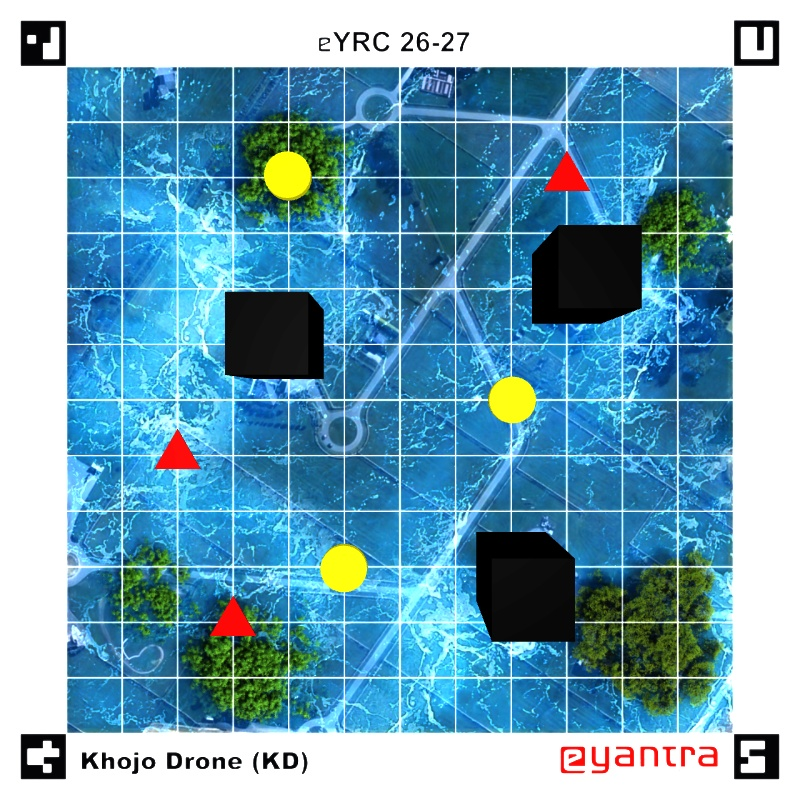
#> input picture swift_pico/scripts/image_1.jpg, 800 x 800 px
$ python task1a.py --image image_1.jpg
#> lines starting #> are read from the running program, lines starting #| are printed output that depends on the picture; after the words box and inside, x2 and y2 are one past the last pixel; in counts of white or black regions, pixels touching at a corner belong together
#!/usr/bin/env python3
"""
Task 1A – Khojo Drone Survivor Detection Pipeline
=================================================
Pipeline:
  1. Detect ArUco corner markers (IDs 80, 85, 90, 95)
  2. Perspective-transform the arena to 900×900 px
  3. Build a 12×12 grid coordinate system
  4. Name every intersection  A1–K11
  5. Detect red (critical) and yellow (stable) survivors
  6. Reduce each survivor blob to its centroid
  7. Assign nearest grid intersection → write results file
"""

import argparse
import os
import sys

import cv2
import numpy as np


# ──────────────────────────────────────────────────────────────────────────────
# Constants
# ──────────────────────────────────────────────────────────────────────────────

REQUIRED_IDS   = {80, 85, 90, 95}
CANVAS_SIZE    = 900          # output canvas is CANVAS_SIZE × CANVAS_SIZE px
GRID_DIVISIONS = 12           # 12×12 cells  →  11×11 interior intersections
NUM_LINES      = GRID_DIVISIONS - 1   # 11 interior lines per axis
COLS           = list("ABCDEFGHIJK")  # A … K  (11 columns)
ROWS           = list(range(1, 12))   # 1 … 11 (11 rows)

# ArUco marker → which of its four corners is the *inner* (field) corner
# Corner order per marker: [TL, TR, BR, BL]  (OpenCV convention)
#
#   ID 80  → top-left  marker  → inner corner = BR (index 2)
#   ID 85  → top-right marker  → inner corner = BL (index 3)
#   ID 90  → bottom-right      → inner corner = TL (index 0)
#   ID 95  → bottom-left       → inner corner = TR (index 1)
#
MARKER_INNER_CORNER = {
    80: 2,   # BR
    85: 3,   # BL
    90: 0,   # TL
    95: 1,   # TR
}

# Destination corners on the 900×900 canvas (same order as above: TL,TR,BR,BL)
DEST_CORNERS = {
    80: np.array([0,             0],            dtype=np.float32),  # TL
    85: np.array([CANVAS_SIZE,   0],            dtype=np.float32),  # TR
    90: np.array([CANVAS_SIZE,   CANVAS_SIZE],  dtype=np.float32),  # BR
    95: np.array([0,             CANVAS_SIZE],  dtype=np.float32),  # BL
}


# ──────────────────────────────────────────────────────────────────────────────
# Step 1 – ArUco detection
# ──────────────────────────────────────────────────────────────────────────────

def detect_aruco(image):
    """Return {id: corners_array(4×2)} for markers found in *image*.

    Uses the OpenCV 5 ArucoDetector API (getPredefinedDictionary +
    DetectorParameters + ArucoDetector).
    """
    aruco_dict   = cv2.aruco.getPredefinedDictionary(cv2.aruco.DICT_4X4_250)
    params       = cv2.aruco.DetectorParameters()
    detector     = cv2.aruco.ArucoDetector(aruco_dict, params)

    corners, ids, _ = detector.detectMarkers(image)

    if ids is None:
        return {}

    detected = {}
    for marker_corners, marker_id in zip(corners, ids.flatten()):
        # corners shape: (1, 4, 2) → squeeze to (4, 2)
        detected[int(marker_id)] = marker_corners.reshape(4, 2)

    return detected


# ──────────────────────────────────────────────────────────────────────────────
# Step 2 – Perspective transform
# ──────────────────────────────────────────────────────────────────────────────

def perspective_transform(image, marker_map):
    """Warp the arena to a CANVAS_SIZE × CANVAS_SIZE top-down view."""
    src_pts  = []
    dst_pts  = []

    for mid in sorted(REQUIRED_IDS):          # consistent ordering
        corners      = marker_map[mid]        # shape (4, 2)
        inner_idx    = MARKER_INNER_CORNER[mid]
        src_pts.append(corners[inner_idx])
        dst_pts.append(DEST_CORNERS[mid])

    src = np.array(src_pts, dtype=np.float32)
    dst = np.array(dst_pts, dtype=np.float32)

    M       = cv2.getPerspectiveTransform(src, dst)
    warped  = cv2.warpPerspective(image, M,
                                  (CANVAS_SIZE, CANVAS_SIZE),
                                  flags=cv2.INTER_LINEAR)
    return warped


# ──────────────────────────────────────────────────────────────────────────────
# Step 3 & 4 – Grid coordinate system + intersection names
# ──────────────────────────────────────────────────────────────────────────────

def build_grid():
    """Return pixel coordinates and names for all 11×11 intersections.

    Grid is exactly CANVAS_SIZE / GRID_DIVISIONS per cell.
    Intersections sit at multiples of cell_size: 1×cell … 11×cell.

    Returns
    -------
    grid_pts  : np.ndarray shape (11, 11, 2) – pixel (x, y) per intersection
    names     : list of list of str          – names[row][col]  e.g. "C2"
    cell_size : float
    """
    cell = CANVAS_SIZE / GRID_DIVISIONS       # 75.0 px for 900/12

    # xs and ys for the 11 interior lines
    xs = np.array([(c + 1) * cell for c in range(NUM_LINES)], dtype=np.float32)
    ys = np.array([(r + 1) * cell for r in range(NUM_LINES)], dtype=np.float32)

    # grid_pts[row, col] = (x, y)
    grid_pts = np.zeros((NUM_LINES, NUM_LINES, 2), dtype=np.float32)
    for r in range(NUM_LINES):
        for c in range(NUM_LINES):
            grid_pts[r, c] = (xs[c], ys[r])

    # names[row][col] = e.g. "C2"
    names = []
    for r in range(NUM_LINES):
        row_names = []
        for c in range(NUM_LINES):
            row_names.append(f"{COLS[c]}{ROWS[r]}")
        names.append(row_names)

    return grid_pts, names, cell


def draw_grid(canvas, cell_size):
    """Draw the 11 interior grid lines on *canvas* in bright green."""
    out = canvas.copy()
    for i in range(1, GRID_DIVISIONS):
        pos = int(round(i * cell_size))
        cv2.line(out, (pos, 0),           (pos, CANVAS_SIZE), (0, 255, 0), 1)
        cv2.line(out, (0,   pos),         (CANVAS_SIZE, pos), (0, 255, 0), 1)
    return out


# ──────────────────────────────────────────────────────────────────────────────
# Step 5 – Survivor detection
# ──────────────────────────────────────────────────────────────────────────────

def _largest_contours(mask, min_area=150):
    """Return contours from *mask* whose area ≥ min_area."""
    cnts, _ = cv2.findContours(mask, cv2.RETR_EXTERNAL, cv2.CHAIN_APPROX_SIMPLE)
    return [c for c in cnts if cv2.contourArea(c) >= min_area]


def detect_survivors(warped):
    """Return (critical_contours, stable_contours) in HSV colour space.

    Critical  = red triangles   (hue ≈ 0 / 180 in HSV)
    Stable    = yellow circles  (hue ≈ 25–35)

    We work in HSV for robust colour isolation.
    """
    hsv = cv2.cvtColor(warped, cv2.COLOR_BGR2HSV)

    # ── Red: two HSV ranges (hue wraps around 0/180) ──────────────────────
    red_lo1 = np.array([0,   120,  80], dtype=np.uint8)
    red_hi1 = np.array([8,   255, 255], dtype=np.uint8)
    red_lo2 = np.array([172, 120,  80], dtype=np.uint8)
    red_hi2 = np.array([180, 255, 255], dtype=np.uint8)
    mask_red = cv2.bitwise_or(
        cv2.inRange(hsv, red_lo1, red_hi1),
        cv2.inRange(hsv, red_lo2, red_hi2),
    )

    # ── Yellow: single HSV range ───────────────────────────────────────────
    yel_lo = np.array([20,  120,  80], dtype=np.uint8)
    yel_hi = np.array([38,  255, 255], dtype=np.uint8)
    mask_yel = cv2.inRange(hsv, yel_lo, yel_hi)

    # Morphological clean-up: close small gaps, remove tiny specks
    kernel = cv2.getStructuringElement(cv2.MORPH_ELLIPSE, (7, 7))
    mask_red = cv2.morphologyEx(mask_red, cv2.MORPH_CLOSE, kernel)
    mask_red = cv2.morphologyEx(mask_red, cv2.MORPH_OPEN,  kernel)
    mask_yel = cv2.morphologyEx(mask_yel, cv2.MORPH_CLOSE, kernel)
    mask_yel = cv2.morphologyEx(mask_yel, cv2.MORPH_OPEN,  kernel)

    critical_cnts = _largest_contours(mask_red)
    stable_cnts   = _largest_contours(mask_yel)

    return critical_cnts, stable_cnts


# ──────────────────────────────────────────────────────────────────────────────
# Step 6 – Reduce contour → centroid
# ──────────────────────────────────────────────────────────────────────────────

def centroid(contour):
    """Return (x, y) centroid for a contour; falls back to bounding-box centre
    if the moment area is zero."""
    M = cv2.moments(contour)
    if M["m00"] != 0:
        cx = M["m10"] / M["m00"]
        cy = M["m01"] / M["m00"]
    else:
        x, y, w, h = cv2.boundingRect(contour)
        cx, cy = x + w / 2, y + h / 2
    return float(cx), float(cy)


# ──────────────────────────────────────────────────────────────────────────────
# Step 7 – Nearest intersection
# ──────────────────────────────────────────────────────────────────────────────

def nearest_intersection(cx, cy, grid_pts, names):
    """Return the name of the intersection closest to (cx, cy)."""
    best_name = None
    best_dist = float("inf")
    for r in range(NUM_LINES):
        for c in range(NUM_LINES):
            gx, gy = grid_pts[r, c]
            dist = (cx - gx) ** 2 + (cy - gy) ** 2
            if dist < best_dist:
                best_dist = dist
                best_name = names[r][c]
    return best_name


# ──────────────────────────────────────────────────────────────────────────────
# Debug / visualisation helpers
# ──────────────────────────────────────────────────────────────────────────────

def save_debug_composite(warped, grid_pts, names, cell_size,
                          critical_cnts, stable_cnts,
                          critical_labels, stable_labels,
                          out_path):
    """Save one composite debug image with grid, contours, centres, labels."""
    vis = draw_grid(warped, cell_size)

    # Draw survivor contours
    cv2.drawContours(vis, critical_cnts, -1, (0, 0, 255),  2)
    cv2.drawContours(vis, stable_cnts,   -1, (0, 255, 255), 2)

    # Draw centroids and labels for critical survivors
    for cnt, label in zip(critical_cnts, critical_labels):
        cx, cy = centroid(cnt)
        cv2.circle(vis, (int(cx), int(cy)), 5, (0, 0, 255), -1)
        cv2.putText(vis, label, (int(cx) + 6, int(cy) - 6),
                    cv2.FONT_HERSHEY_SIMPLEX, 0.55, (0, 0, 255), 2)

    # Draw centroids and labels for stable survivors
    for cnt, label in zip(stable_cnts, stable_labels):
        cx, cy = centroid(cnt)
        cv2.circle(vis, (int(cx), int(cy)), 5, (0, 255, 255), -1)
        cv2.putText(vis, label, (int(cx) + 6, int(cy) - 6),
                    cv2.FONT_HERSHEY_SIMPLEX, 0.55, (0, 255, 255), 2)

    # Label all intersection names (small, white)
    for r in range(NUM_LINES):
        for c in range(NUM_LINES):
            gx, gy = grid_pts[r, c]
            cv2.putText(vis, names[r][c],
                        (int(gx) - 10, int(gy) + 4),
                        cv2.FONT_HERSHEY_SIMPLEX, 0.22, (255, 255, 255), 1)

    cv2.imwrite(out_path, vis)
    print(f"[debug] composite image saved → {out_path}")


# ──────────────────────────────────────────────────────────────────────────────
# Main
# ──────────────────────────────────────────────────────────────────────────────

def main():
    parser = argparse.ArgumentParser(
        description="Khojo-Drone Task 1A – survivor detection pipeline"
    )
    parser.add_argument("--image", required=True,
                        help="Path to the arena photograph (e.g. image_1.jpg)")
    args = parser.parse_args()

    image_path = args.image

    # ── Load image ────────────────────────────────────────────────────────────
    image = cv2.imread(image_path)
#> image is the input picture: shape (800, 800, 3); mean B, G, R 186.1, 164.3, 114.5
    if image is None:
        print(f"[ERROR] Cannot load image: {image_path}", file=sys.stderr)
        sys.exit(1)

    print(f"[info] Loaded {image_path}  ({image.shape[1]}×{image.shape[0]} px)")
#| [info] Loaded image_1.jpg  (800×800 px)

    # ── Step 1: ArUco detection ───────────────────────────────────────────────
    marker_map = detect_aruco(image)
#> in detect_aruco, `corners, ids, _ = detector.detectMarkers(image)`: corners = ([[778, 65], [734, 65], [734, 20], [778, 20]], [[778, 778], [734, 778], [734, 734], [778, 734]], [[65, 778], [21, 778], [21, 734], [65, 734]], [[65, 65], [21, 65], [21, 21], [65, 21]]); ids = [85, 90, 95, 80]
#> the loop in detect_aruco, `for marker_corners, marker_id in zip(corners, ids.flatten()):` made 4 passes
#> (marker_corners, marker_id) on passes 1 to 4: ([[778, 65], [734, 65], [734, 20], [778, 20]], 85), ([[778, 778], [734, 778], [734, 734], [778, 734]], 90), ([[65, 778], [21, 778], [21, 734], [65, 734]], 95), ([[65, 65], [21, 65], [21, 21], [65, 21]], 80)
#> after the loop in detect_aruco, `for marker_corners, marker_id in zip(corners, ids.flatten()):`: detected = {85: [[778, 65], [734, 65], [734, 20], [778, 20]], 90: [[778, 778], [734, 778], [734, 734], [778, 734]], 95: [[65, 778], [21, 778], [21, 734], [65, 734]], 80: [[65, 65], [21, 65], [21, 21], [65, 21]]}
#> marker_map has the same summary as detected in detect_aruco
    found_ids  = sorted(marker_map.keys())
#> found_ids = [80, 85, 90, 95]
    print(f"[step 1] Detected marker IDs: {found_ids}")
#| [step 1] Detected marker IDs: [80, 85, 90, 95]

    missing = REQUIRED_IDS - set(found_ids)
#> missing = 0 items
    if missing:
        print(f"[ERROR] Missing required markers: {sorted(missing)}", file=sys.stderr)
        sys.exit(1)

    # ── Step 2: Perspective transform ─────────────────────────────────────────
    warped = perspective_transform(image, marker_map)
#> the loop in perspective_transform, `for mid in sorted(REQUIRED_IDS):` made 4 passes
#> corners on passes 1 to 4: [[65, 65], [21, 65], [21, 21], [65, 21]], [[778, 65], [734, 65], [734, 20], [778, 20]], [[778, 778], [734, 778], [734, 734], [778, 734]], [[65, 778], [21, 778], [21, 734], [65, 734]]
#> after the loop in perspective_transform, `for mid in sorted(REQUIRED_IDS):`: dst_pts = [[0, 0], [900, 0], [900, 900], [0, 900]]; src_pts = [[21, 21], [778, 20], [778, 778], [21, 778]]
#> in perspective_transform, `dst = np.array(dst_pts, dtype=np.float32)`: dst = [[0, 0], [900, 0], [900, 900], [0, 900]]
#> in perspective_transform, `M       = cv2.getPerspectiveTransform(src, dst)`: M = [[1.19, 9.47e-19, -25], [0.00157, 1.19, -25], [1.75e-06, -1.72e-19, 1]]
    print(f"[step 2] Warped arena to {warped.shape[1]}×{warped.shape[0]} px")
#| [step 2] Warped arena to 900×900 px

    # ── Step 3 & 4: Grid + intersection names ─────────────────────────────────
    grid_pts, names, cell_size = build_grid()
    print(f"[step 3/4] Grid built: cell={cell_size:.1f} px, "
          f"intersections A1…K11")

    # ── Step 5: Survivor detection ────────────────────────────────────────────
    critical_cnts, stable_cnts = detect_survivors(warped)
#> in detect_survivors, `mask_red = cv2.morphologyEx(mask_red, cv2.MORPH_OPEN,  kernel)`:
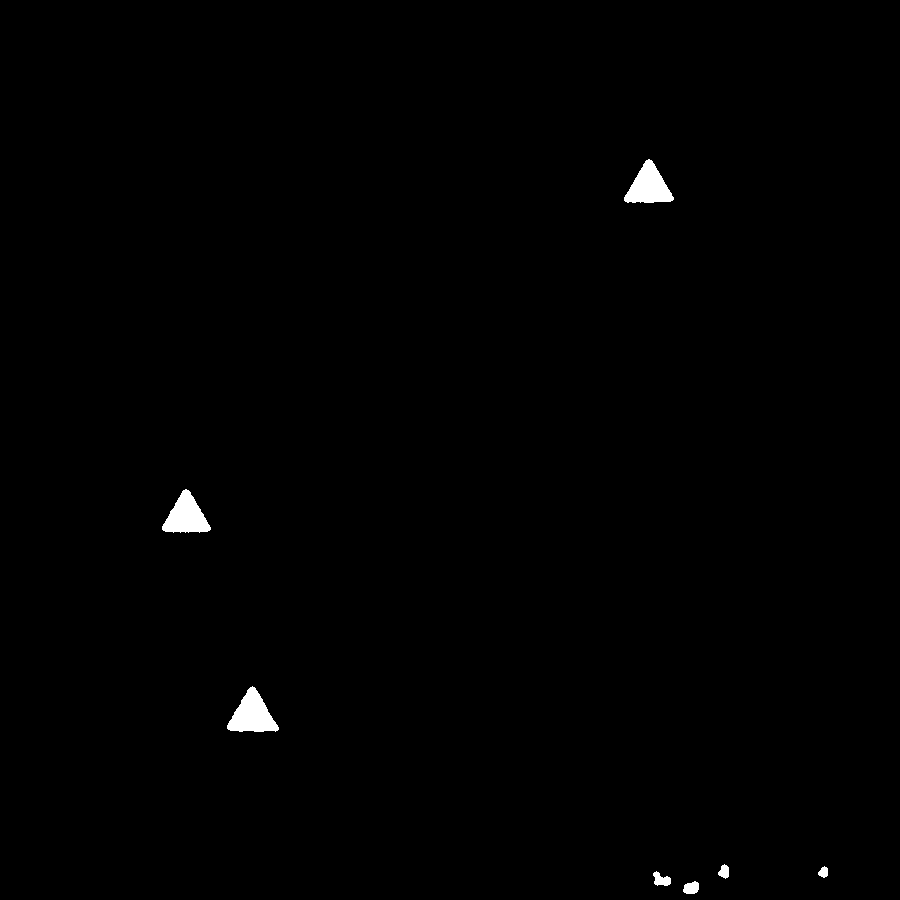
#> mask_red: shape (900, 900); 0.54% white; 7 white regions, largest, box (x1, y1, x2, y2) and area: (227, 686, 279, 732) 1358, (624, 159, 674, 203) 1271, (162, 489, 211, 533) 1249
#> in _largest_contours, `cnts, _ = cv2.findContours(mask, cv2.RETR_EXTERNAL, cv2.CHAIN_APPROX_S..`: cnts = 7 contours; box (x1, y1, x2, y2) and area: (227, 686, 279, 732) 1288, (624, 159, 674, 203) 1204, (162, 489, 211, 533) 1182, (653, 871, 671, 886) 143, (683, 881, 699, 894) 140, (718, 864, 729, 879) 95, (818, 866, 828, 878) 69
#> in detect_survivors, `critical_cnts = _largest_contours(mask_red)`: critical_cnts = 3 contours; box (x1, y1, x2, y2) and area: (227, 686, 279, 732) 1288, (624, 159, 674, 203) 1204, (162, 489, 211, 533) 1182
#> in _largest_contours (call 2), `cnts, _ = cv2.findContours(mask, cv2.RETR_EXTERNAL, cv2.CHAIN_APPROX_S..`: cnts = 3 contours; box (x1, y1, x2, y2) and area: (289, 154, 346, 214) 2591, (356, 622, 412, 679) 2374, (556, 423, 612, 478) 2318
#> in detect_survivors, `stable_cnts   = _largest_contours(mask_yel)`: stable_cnts has the same summary as cnts in _largest_contours
#> stable_cnts has the same summary as cnts in _largest_contours
    print(f"[step 5] Found {len(critical_cnts)} critical blob(s), "
          f"{len(stable_cnts)} stable blob(s)")
#| [step 5] Found 3 critical blob(s), 3 stable blob(s)

    # ── Step 6 & 7: Centroids + nearest intersection ──────────────────────────
    critical_labels = []
    for cnt in critical_cnts:
        cx, cy = centroid(cnt)
        label  = nearest_intersection(cx, cy, grid_pts, names)
        critical_labels.append(label)
        print(f"  [critical] centre=({cx:.1f},{cy:.1f}) → {label}")
#> this loop made 3 passes
#> (cx, cy, label) on passes 1 to 3: (251.9, 714.5, 'C10'), (185.8, 515.9, 'B7'), (648.4, 186.1, 'I2')
#> (printed output is left out)
#> after the loop, critical_labels = ['C10', 'B7', 'I2']

    stable_labels = []
    for cnt in stable_cnts:
        cx, cy = centroid(cnt)
        label  = nearest_intersection(cx, cy, grid_pts, names)
        stable_labels.append(label)
        print(f"  [stable]   centre=({cx:.1f},{cy:.1f}) → {label}")
#> this loop made 3 passes
#> (cx, cy, label) on passes 1 to 3: (383.7, 650, 'E9'), (583.6, 450.3, 'H6'), (317.1, 183.7, 'D2')
#> (printed output is left out)
#> after the loop, stable_labels = ['E9', 'H6', 'D2']

    # ── Debug composite image ─────────────────────────────────────────────────
    base        = os.path.splitext(image_path)[0]
    debug_path  = base + "_debug.jpg"
    save_debug_composite(warped, grid_pts, names, cell_size,
                         critical_cnts, stable_cnts,
                         critical_labels, stable_labels,
                         debug_path)
#> the loop in save_debug_composite, `for cnt, label in zip(critical_cnts, critical_labels):` made 3 passes
#> (label, cx, cy) on passes 1 to 3: ('C10', 251.9, 714.5), ('B7', 185.8, 515.9), ('I2', 648.4, 186.1)
#> after the loop in save_debug_composite, `for cnt, label in zip(critical_cnts, critical_labels):`:
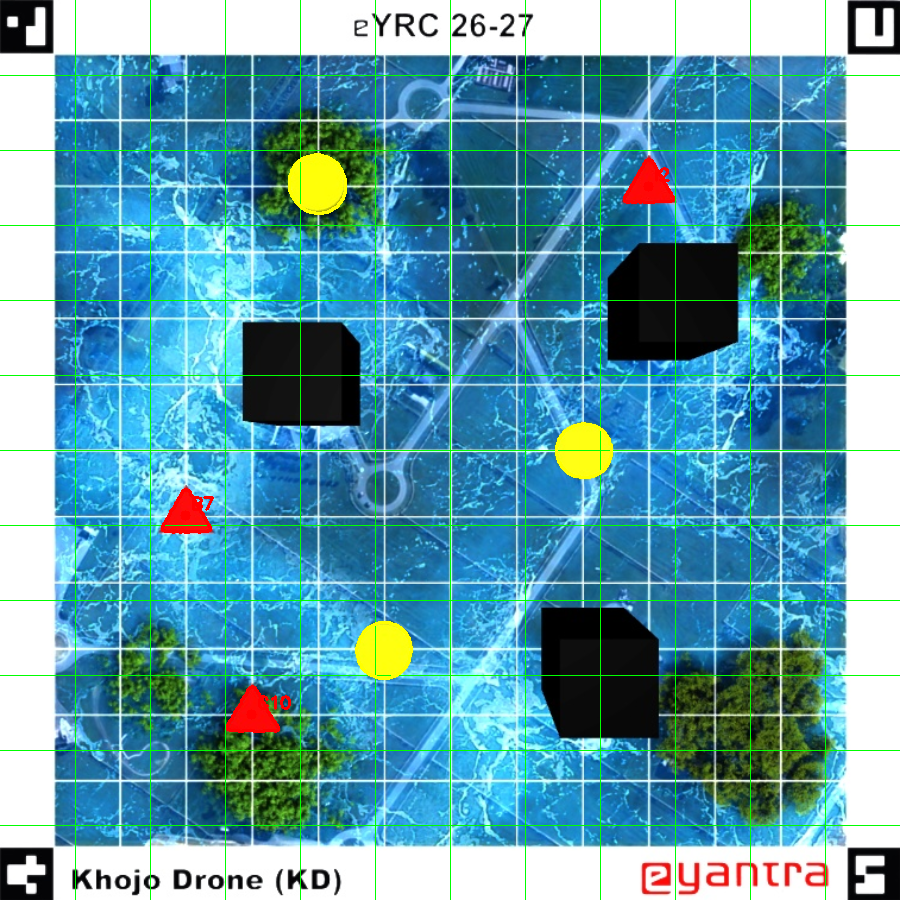
#> vis: shape (900, 900, 3); mean B, G, R 173.6, 156.3, 96.6
#> the loop in save_debug_composite, `for cnt, label in zip(stable_cnts, stable_labels):` made 3 passes
#> after the loop in save_debug_composite, `for r in range(NUM_LINES):`:
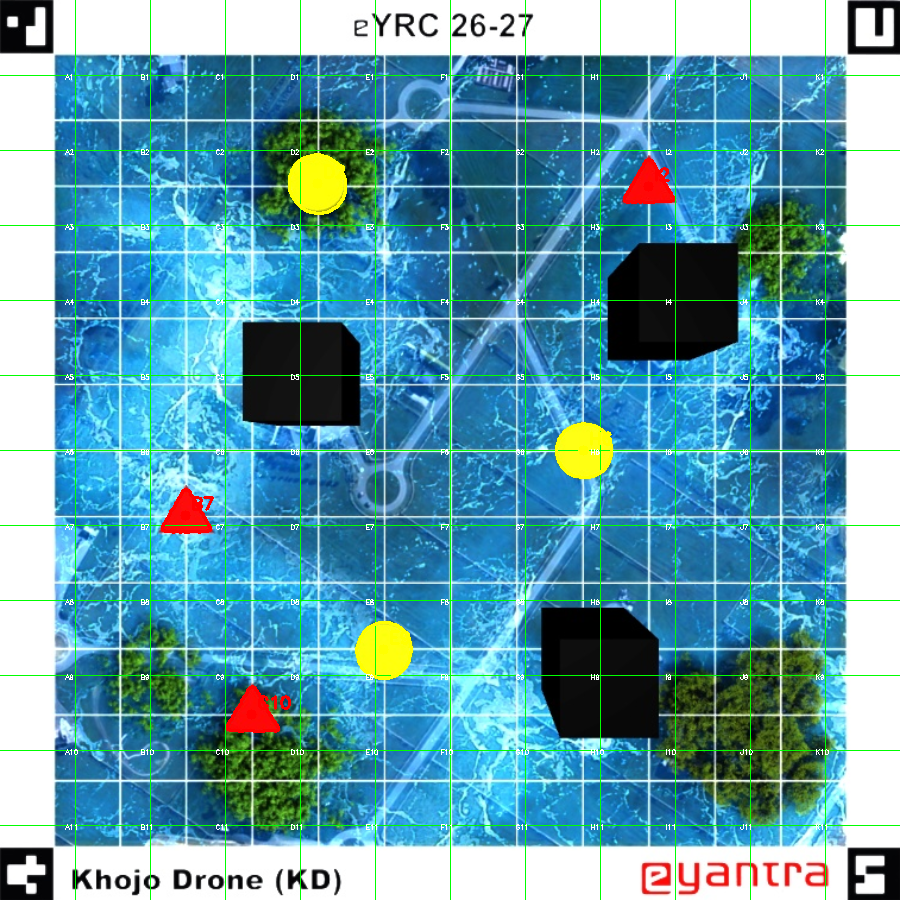
#> vis: shape (900, 900, 3); mean B, G, R 174, 156.7, 97.4

    # ── Write results file ─────────────────────────────────────────────────────
    results_path = base + "_results.txt"
    with open(results_path, "w") as f:
        # Line 1
        ids_str = "[" + ", ".join(str(i) for i in found_ids) + "]"
        f.write(f"Detected marker IDs: {ids_str}\n")
        # Line 2 – blank
        f.write("\n")
        # Line 3
        crit_str = ", ".join(critical_labels)
        f.write(f"Critical Survivors: {crit_str}\n")
        # Line 4
        stab_str = ", ".join(stable_labels)
        f.write(f"Stable Survivors: {stab_str}\n")

    print(f"[done] Results written → {results_path}")
    print("--- Results Preview ---")
    with open(results_path) as f:
        print(f.read(), end="")


if __name__ == "__main__":
    main()
